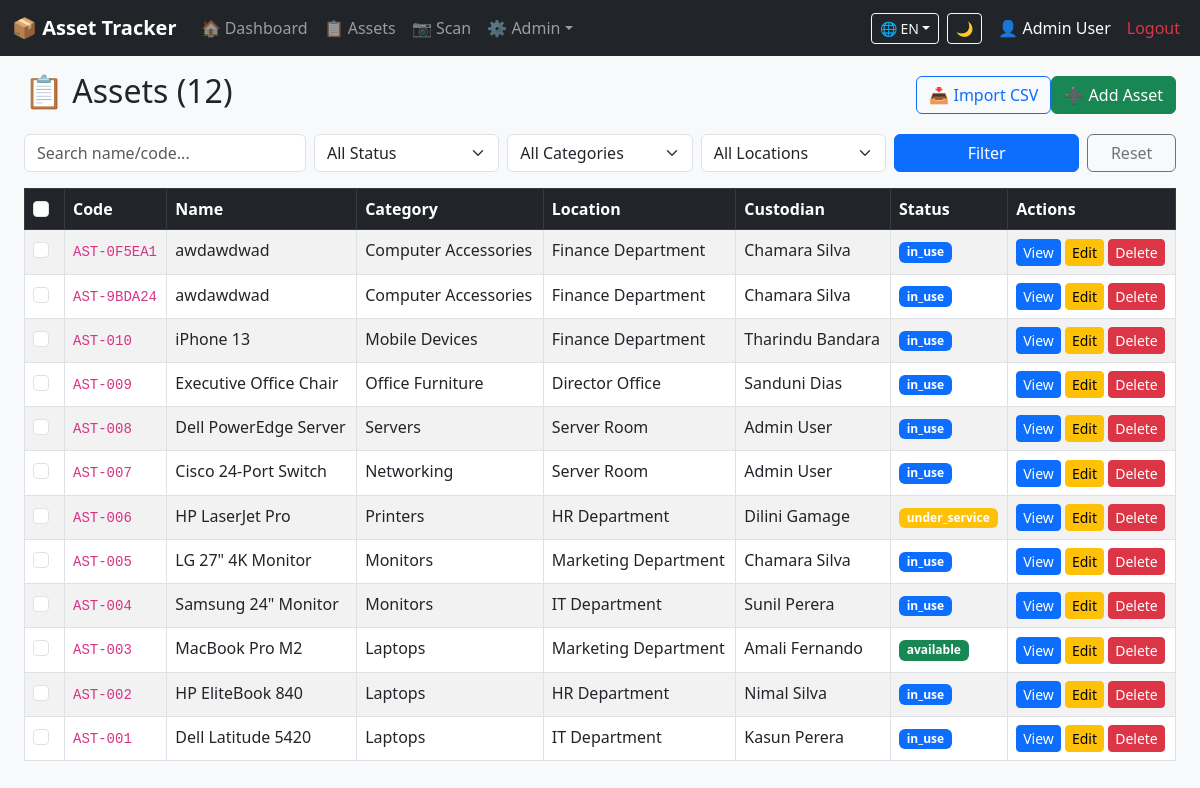
Screenshot of /assets/index.php (signed in) with the database file from the repository.
### tables this page shows
CREATE TABLE `assets` (
  `id` int(11) NOT NULL,
  `asset_code` varchar(50) NOT NULL,
  `name` varchar(200) NOT NULL,
  `category_id` int(11) DEFAULT NULL,
  `location_id` int(11) DEFAULT NULL,
  `custodian_id` int(11) DEFAULT NULL,
  `description` text DEFAULT NULL,
  `purchase_date` date DEFAULT NULL,
  `service_date` date DEFAULT NULL,
  `expiry_date` date DEFAULT NULL,
  `status` enum('available','in_use','under_service','lost','disposed') DEFAULT 'available',
  `qr_path` varchar(255) DEFAULT NULL,
  `created_at` timestamp NULL DEFAULT current_timestamp(),
  `deleted_at` timestamp NULL DEFAULT NULL,
  `purchase_price` decimal(10,2) DEFAULT 0.00
);

CREATE TABLE `categories` (
  `id` int(11) NOT NULL,
  `name` varchar(100) NOT NULL
);

CREATE TABLE `locations` (
  `id` int(11) NOT NULL,
  `name` varchar(150) NOT NULL
);

CREATE TABLE `users` (
  `id` int(11) NOT NULL,
  `name` varchar(100) NOT NULL,
  `email` varchar(100) NOT NULL,
  `password` varchar(255) NOT NULL,
  `role` enum('admin','staff') DEFAULT 'staff',
  `created_at` timestamp NULL DEFAULT current_timestamp(),
  `last_login` datetime DEFAULT NULL
);

### config.php (called while the page is built, shortened)
<?php
function e($s) { return htmlspecialchars($s ?? '', ENT_QUOTES, 'UTF-8'); }
function isAdmin() { return ($_SESSION['role'] ?? '') === 'admin'; }
function csrf_token() { if (empty($_SESSION['csrf'])) $_SESSION['csrf'] = bin2hex(random_bytes(32)); return $_SESSION['csrf']; }
function __($key) {
    global $translations;
    return $translations[$_SESSION['lang']][$key] ?? $translations['en'][$key] ?? $key;
}

### assets/index.php (the view, shortened to what this page needs)
<?php require '../header.php';
$page = max(1, (int)($_GET['page'] ?? 1)); $perPage = 20; $offset = ($page - 1) * $perPage;
$q = trim($_GET['q'] ?? ''); $status = $_GET['status'] ?? ''; $cat = (int)($_GET['category'] ?? 0); $loc = (int)($_GET['location'] ?? 0);
$where = ["a.deleted_at IS NULL"]; $params = [];
$w = ' WHERE ' . implode(' AND ', $where);
$countSql = "SELECT COUNT(*) FROM assets a $w"; $cs = $pdo->prepare($countSql); $cs->execute($params);
$total = $cs->fetchColumn(); $pages = max(1, ceil($total / $perPage));
$sql = "SELECT a.*,c.name AS category,l.name AS location,u.name AS custodian FROM assets a LEFT JOIN categories c ON a.category_id=c.id LEFT JOIN locations l ON a.location_id=l.id LEFT JOIN users u ON a.custodian_id=u.id $w ORDER BY a.id DESC LIMIT $perPage OFFSET $offset";
$stmt = $pdo->prepare($sql); $stmt->execute($params); $rows = $stmt->fetchAll();
?>
<div class="d-flex justify-content-between align-items-center mb-3">
<h2>📋 <?= __('assets') ?> (<?= $total ?>)</h2>
<div>
<?php if (isAdmin()): ?><a href="import.php" class="btn btn-outline-primary">📥 <?= __('import_csv') ?></a><a href="add.php" class="btn btn-success">➕ <?= __('add_asset') ?></a><?php endif; ?>
</div></div>
<form class="row g-2 mb-3" method="GET">
<div class="col-md-3"><input name="q" value="<?= e($q) ?>" class="form-control" placeholder="<?= __('search') ?>"></div>
<div class="col-md-2"><select name="status" class="form-select"><option value=""><?= __('all_status') ?></option>
</select></div>
<div class="col-md-2"><select name="category" class="form-select"><option value=""><?= __('all_categories') ?></option>
</select></div>
<div class="col-md-2"><select name="location" class="form-select"><option value=""><?= __('all_locations') ?></option>
</select></div>
<div class="col-md-2"><button class="btn btn-primary w-100"><?= __('filter') ?></button></div>
<div class="col-md-1"><a href="index.php" class="btn btn-outline-secondary w-100"><?= __('reset') ?></a></div>
</form>
<?php if (isAdmin()): ?>
<form method="POST" action="bulk_action.php" id="bulkForm">
<?php endif; ?>
<div class="table-responsive"><table class="table table-bordered table-striped table-hover">
<thead class="table-dark">
    <tr>
        <?php if (isAdmin()): ?><th width="40"><input type="checkbox" id="selectAll" class="form-check-input"></th><?php endif; ?>
        <th><?= __('code') ?></th><th><?= __('name') ?></th><th><?= __('category') ?></th><th><?= __('location') ?></th><th><?= __('custodian') ?></th><th><?= __('status') ?></th><th><?= __('actions') ?></th>
    </tr>
</thead>
<tbody>
<?php foreach ($rows as $r): $badge = ['available'=>'success','in_use'=>'primary','under_service'=>'warning','lost'=>'danger','disposed'=>'secondary'][$r['status']] ?? 'secondary'; ?>
<tr>
    <?php if (isAdmin()): ?><td><input type="checkbox" name="ids[]" value="<?= $r['id'] ?>" class="form-check-input row-checkbox"></td><?php endif; ?>
    <td><code><?= e($r['asset_code']) ?></code></td>
    <td><?= e($r['name']) ?></td>
    <td><?= e($r['category'] ?? '-') ?></td>
    <td><?= e($r['location'] ?? '-') ?></td>
    <td><?= e($r['custodian'] ?? '-') ?></td>
    <td><span class="badge bg-<?= $badge ?>"><?= e($r['status']) ?></span></td>
    <td class="table-actions">
        <a class="btn btn-sm btn-primary" href="view.php?id=<?= $r['id'] ?>"><?= __('view') ?></a>
        <?php if (isAdmin()): ?>
        <a class="btn btn-sm btn-warning" href="edit.php?id=<?= $r['id'] ?>"><?= __('edit') ?></a>
        <a class="btn btn-sm btn-danger" href="delete.php?id=<?= $r['id'] ?>&csrf=<?= csrf_token() ?>" data-confirm="Move to recycle bin?"><?= __('delete') ?></a>
        <?php endif; ?>
    </td>
</tr>
<?php endforeach; ?>
</tbody></table></div>
<?php if (isAdmin()): ?></form><?php endif; ?>
<?php require '../footer.php';

### header.php (style rules this page uses)
body { padding-bottom:50px }
.table-actions .btn { padding:2px 6px }

### rows the page displays
assets: asset_code "AST-0F5EA1", name "awdawdwad", category.name "Computer Accessories", location.name "Finance Department", custodian.name "Chamara Silva", status "in_use"
assets: asset_code "AST-9BDA24", name "awdawdwad", category.name "Computer Accessories", location.name "Finance Department", custodian.name "Chamara Silva", status "in_use"
assets: asset_code "AST-010", name "iPhone 13", category.name "Mobile Devices", location.name "Finance Department", custodian.name "Tharindu Bandara", status "in_use"
assets: asset_code "AST-009", name "Executive Office Chair", category.name "Office Furniture", location.name "Director Office", custodian.name "Sanduni Dias", status "in_use"
assets: asset_code "AST-008", name "Dell PowerEdge Server", category.name "Servers", location.name "Server Room", custodian.name "Admin User", status "in_use"
assets: asset_code "AST-007", name "Cisco 24-Port Switch", category.name "Networking", location.name "Server Room", custodian.name "Admin User", status "in_use"
assets: asset_code "AST-006", name "HP LaserJet Pro", category.name "Printers", location.name "HR Department", custodian.name "Dilini Gamage", status "under_service"
assets: asset_code "AST-005", name "LG 27\" 4K Monitor", category.name "Monitors", location.name "Marketing Department", custodian.name "Chamara Silva", status "in_use"
assets: asset_code "AST-004", name "Samsung 24\" Monitor", category.name "Monitors", location.name "IT Department", custodian.name "Sunil Perera", status "in_use"
assets: asset_code "AST-003", name "MacBook Pro M2", category.name "Laptops", location.name "Marketing Department", custodian.name "Amali Fernando", status "available"
assets: asset_code "AST-002", name "HP EliteBook 840", category.name "Laptops", location.name "HR Department", custodian.name "Nimal Silva", status "in_use"
assets: asset_code "AST-001", name "Dell Latitude 5420", category.name "Laptops", location.name "IT Department", custodian.name "Kasun Perera", status "in_use"

### other values shown
__('dashboard') "Dashboard"
__('assets') "Assets"
$_SESSION['lang'] "EN"
$_SESSION['user_name'] "Admin User"
__('logout') "Logout"
$total "12"
__('import_csv') "Import CSV"
__('add_asset') "Add Asset"
__('filter') "Filter"
__('reset') "Reset"
__('code') "Code"
__('name') "Name"
__('category') "Category"
__('location') "Location"
__('custodian') "Custodian"
